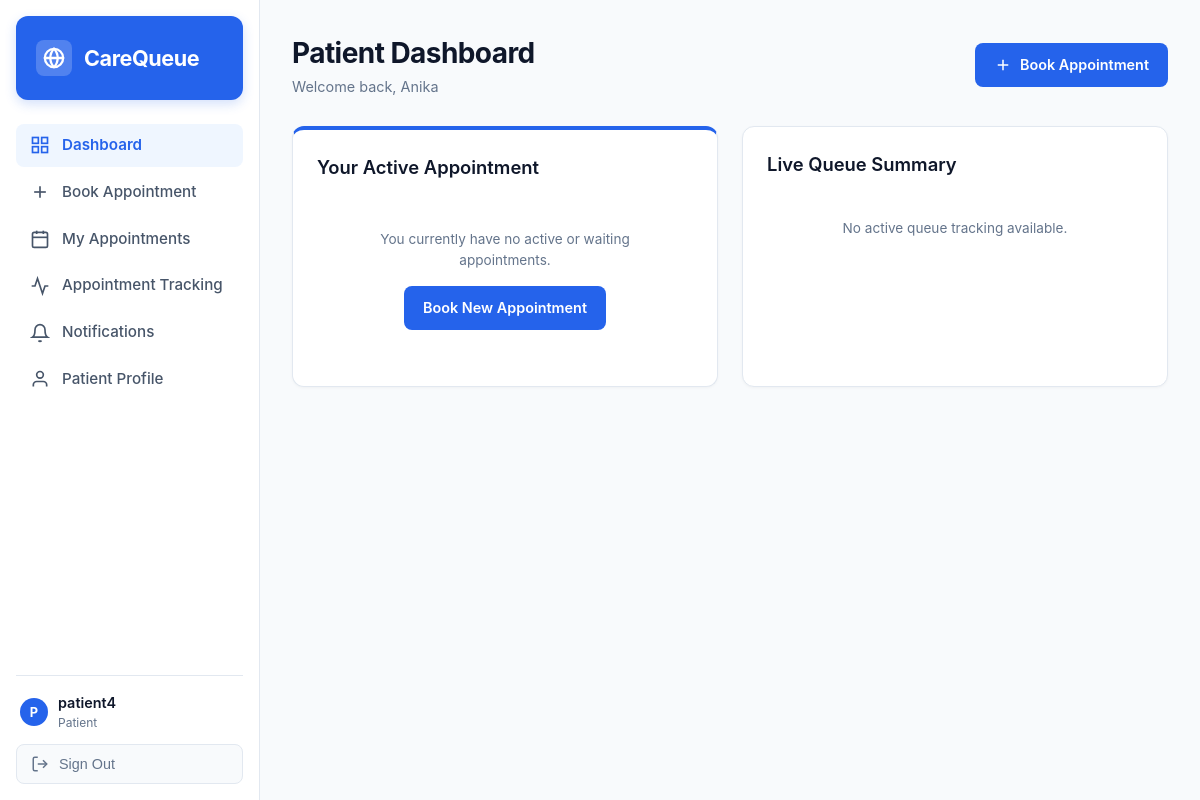
The page /patient/dashboard/ (signed in) on the database as committed earlier.
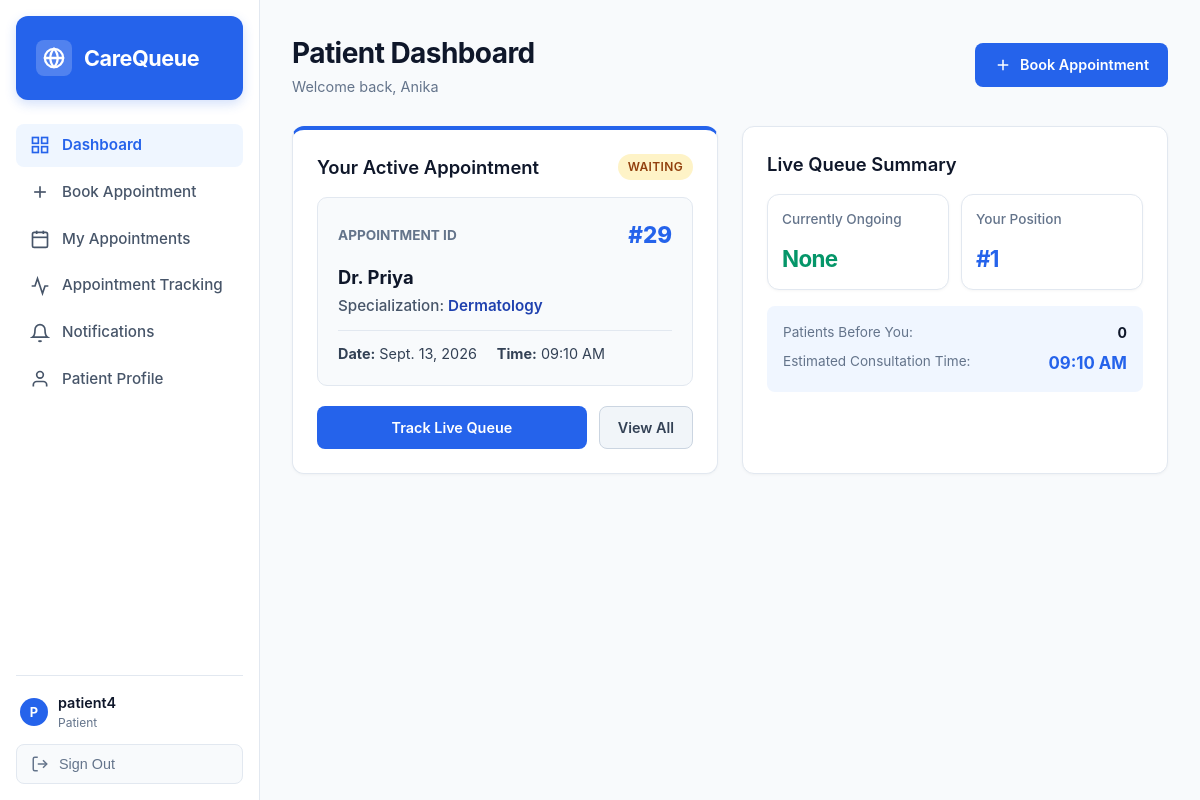
The same page on the database as committed later.
### appointments/models.py (models this page shows, shortened)
class Appointment(models.Model):
    STATUS_CHOICES = [
        ('WAITING', 'Waiting'),
        ('ONGOING', 'Ongoing'),
        ('COMPLETED', 'Completed'),
        ('CANCELLED', 'Cancelled'),
    ]
    PRIORITY_CHOICES = [
        ('NORMAL', 'Normal'),
        ('EMERGENCY', 'Emergency'),
    ]
    patient = models.ForeignKey(User, on_delete=models.CASCADE, related_name='appointments')
    doctor = models.ForeignKey(Doctor, on_delete=models.CASCADE, related_name='doctor_appointments')
    appointment_date = models.DateField()
    appointment_time = models.TimeField()
    reason = models.TextField(blank=True, null=True)
    token_number = models.CharField(max_length=20, blank=True, null=True)
    status = models.CharField(max_length=20, choices=STATUS_CHOICES, default='WAITING')
    priority = models.CharField(max_length=20, choices=PRIORITY_CHOICES, default='NORMAL')
    expected_time = models.TimeField(null=True, blank=True)
    delay_minutes = models.IntegerField(default=0)
    created_at = models.DateTimeField(auto_now_add=True)
    completed_at = models.DateTimeField(null=True, blank=True)
    @property
    def display_id(self):
        return f"#{self.id}"

class Doctor(models.Model):
    user = models.OneToOneField(User, on_delete=models.SET_NULL, null=True, blank=True, related_name='doctor')
    name = models.CharField(max_length=100)
    specialization = models.CharField(max_length=100)
    average_consultation_minutes = models.IntegerField(default=10)
    available = models.BooleanField(default=True)
    available_days = models.CharField(max_length=100, default='Mon - Sat')
    available_times = models.CharField(max_length=100, default='09:00 AM - 05:00 PM')

### appointments/views.py (the view)
    @login_required
    def _wrapped(request, *args, **kwargs):
        if is_receptionist_user(request.user):
            return redirect('receptionist_dashboard')
        return view_func(request, *args, **kwargs)

### appointments/views.py (called while the page is built)
def is_receptionist_user(user):
    if not user.is_authenticated:
        return False
    if user.is_staff or user.username == 'receptionist':
        return True
    profile = getattr(user, 'profile', None)
    return profile and profile.user_type == 'RECEPTIONIST'

def patient_required(view_func):
    @login_required
    def _wrapped(request, *args, **kwargs):
        if is_receptionist_user(request.user):
            return redirect('receptionist_dashboard')
        return view_func(request, *args, **kwargs)
    return _wrapped

### templates/patient_dashboard.html (shortened to what the changed rows need)
{% extends 'base.html' %}
{% block content %}
<div class="header-bar">
    <div class="header-title">
        <h1>Patient Dashboard</h1>
    </div>
</div>
<div class="grid-2">
    <div class="card" style="border-top: 4px solid #2563eb;">
        <h3>
            <span>Your Active Appointment</span>
            {% if active_appt %}
                <span class="badge status-{{ active_appt.status|lower }}">{{ active_appt.status }}</span>
            {% endif %}
        </h3>
        {% if active_appt %}
            <div style="background-color: #f8fafc; border: 1px solid #e2e8f0; border-radius: 10px; padding: 20px; margin-bottom: 20px;">
                <div style="display: flex; justify-content: space-between; align-items: center; margin-bottom: 12px;">
                    <span style="font-size: 0.85rem; text-transform: uppercase; font-weight: 700; color: #64748b;">Appointment ID</span>
                    <span style="font-size: 1.4rem; font-weight: 800; color: #2563eb;">{{ active_appt.display_id }}</span>
                </div>
                <div style="font-size: 1.15rem; font-weight: 700; color: #0f172a; margin-bottom: 4px;">
                    Dr. {{ active_appt.doctor.name }}
                </div>
                <div style="color: #475569; font-weight: 500; font-size: 0.95rem; margin-bottom: 12px;">
                    Specialization: <span style="color: #1e40af; font-weight: 600;">{{ active_appt.doctor.specialization }}</span>
                </div>
                <div style="display: flex; gap: 20px; font-size: 0.9rem; color: #334155; border-top: 1px solid #e2e8f0; padding-top: 12px;">
                    <div><strong>Date:</strong> {{ active_appt.appointment_date }}</div>
                    <div><strong>Time:</strong> {{ active_appt.appointment_time|time:"h:i A" }}</div>
                </div>
            </div>
            <div style="display: flex; gap: 12px;">
                <a href="{% url 'patient_tracking' %}" class="btn btn-primary" style="flex: 1;">Track Live Queue</a>
                <a href="{% url 'patient_appointments' %}" class="btn btn-secondary">View All</a>
            </div>
        {% else %}
            <div style="text-align: center; padding: 32px 16px;">
                <p class="text-muted" style="margin-bottom: 16px;">You currently have no active or waiting appointments.</p>
                <a href="{% url 'patient_book' %}" class="btn btn-primary">Book New Appointment</a>
            </div>
        {% endif %}
    </div>
    <div class="card">
        <h3>Live Queue Summary</h3>
        {% if active_appt %}
            <div class="stats-grid" style="grid-template-columns: 1fr 1fr; gap: 12px; margin-bottom: 16px;">
                <div class="stat-card" style="padding: 14px;">
                    <div class="stat-header">Currently Ongoing</div>
                    <div class="stat-value" style="font-size: 1.4rem; color: #059669;">
                        {% if ongoing_appt %}{{ ongoing_appt.display_id }}{% else %}None{% endif %}
                    </div>
                </div>
                <div class="stat-card" style="padding: 14px;">
                    <div class="stat-header">Your Position</div>
                    <div class="stat-value" style="font-size: 1.4rem; color: #2563eb;">#{{ queue_position }}</div>
                </div>
            </div>
            <div style="background-color: #f0f6ff; border-radius: 8px; padding: 16px; margin-bottom: 16px;">
                <div style="display: flex; justify-content: space-between; margin-bottom: 8px;">
                    <span class="text-muted">Patients Before You:</span>
                    <strong style="color: #0f172a;">{{ patients_before }}</strong>
                </div>
                <div style="display: flex; justify-content: space-between;">
                    <span class="text-muted">Estimated Consultation Time:</span>
                    <strong style="color: #2563eb; font-size: 1.05rem;">
                        {% if estimated_time %}{{ estimated_time|time:"h:i A" }}{% else %}Calculating...{% endif %}
                    </strong>
                </div>
            </div>
        {% else %}
            <p class="text-muted" style="text-align: center; padding: 24px;">No active queue tracking available.</p>
        {% endif %}
    </div>
</div>
{% endblock %}

Rows that differ between the two databases and show on the page:
added Appointment: status "WAITING", display_id "#29", doctor.name "Priya", doctor.specialization "Dermatology", appointment_date "Sept. 13, 2026", appointment_time "09:10 AM", expected_time "09:10 AM"
Other text that changed with them:
{{ queue_position }}: (not shown) → "1"
{{ patients_before }}: (not shown) → "0"
text no longer shown: "You currently have no active or waiting appointments. Book New Appointment No active queue tracking available."
text now shown: "APPOINTMENT ID Dr. Specialization: Date: Time: Track Live Queue View All Currently Ongoing None Your Position # Patients Before You: Estimated Consultation Time:"
